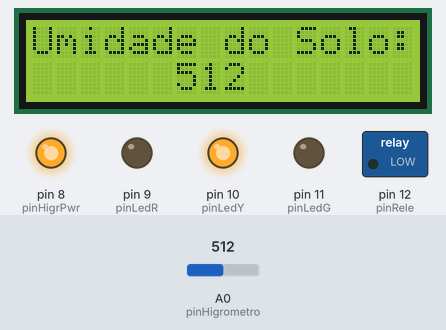
The sketch below on a simulated Arduino Uno, built with avr-gcc and run on an emulated ATmega328P. Parts: 16×2 character LCD, switched loads named in the sketch (green lamp = pin HIGH), output pins drawn as LEDs (lit = HIGH). The test bench sets the inputs (shaded band); at power-on: A0 (pinHigrometro) = 512.

Above: at 1.2 s.
1.3 s: A0 (pinHigrometro) set to 692
At 1.9 s:
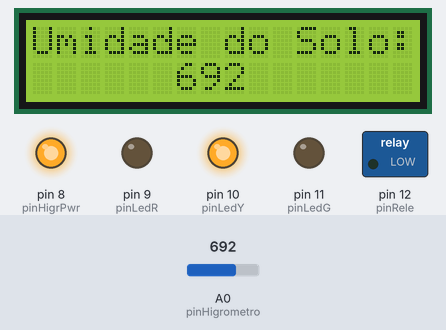
2.8 s: A0 (pinHigrometro) set to 708
At 3.7 s:
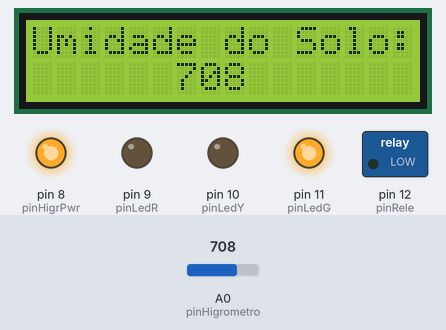
4.5 s: A0 (pinHigrometro) set to 290
At 5.7 s:
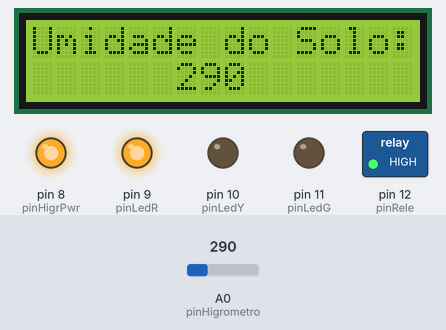
6.4 s: A0 (pinHigrometro) set to 308
At 7.8 s:
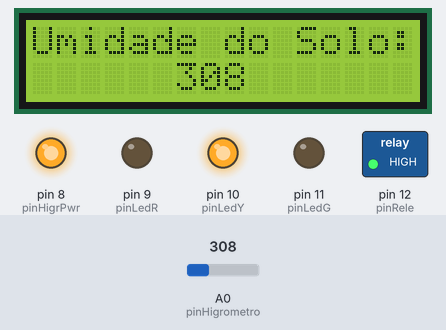
Timing chart, 0 to 9.2 s (numbered marks = the images above; inputs shaded):
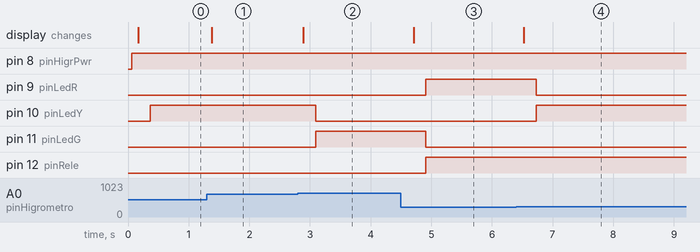

The sketch:

CODIGO_DA_ESTUFA.ino
```cpp
#include <LiquidCrystal.h>

LiquidCrystal lcd(7, 6, 5, 4, 3, 2);
int umidade = 0;
int pinHigrometro = A0;
int pinHigrPwr = 8;
int pinLedR = 9;
int pinLedY = 10;
int pinLedG = 11;
int pinRele = 12;
int leitura;

void setup(){
  lcd.begin(16,2);
  pinMode(pinHigrPwr, OUTPUT);
  pinMode(pinLedR, OUTPUT);
  pinMode(pinLedY, OUTPUT);
  pinMode(pinLedG, OUTPUT);
  pinMode(pinRele, OUTPUT);
  digitalWrite(pinLedR, LOW);
  digitalWrite(pinLedY, LOW);
  digitalWrite(pinLedG, LOW);
  digitalWrite(pinHigrPwr, LOW);
  digitalWrite(pinRele, LOW);
}

void loop(){
  leitura = lerUmidade();
  lcd.setCursor(0,0);
  lcd.print("Umidade do Solo:");
  lcd.setCursor(6,1);
  lcd.print(leitura);
  delay(200);

  if(leitura == 0){
  	lcd.setCursor(6,1);
    lcd.print("000");
  }
  if(leitura < 300){
    digitalWrite(pinRele, HIGH);
  	digitalWrite(pinLedR, HIGH);
    digitalWrite(pinLedY, LOW);
    digitalWrite(pinLedG, LOW);
  } else if(leitura >= 300 && leitura <= 700){
    digitalWrite(pinLedY, HIGH);
    digitalWrite(pinLedR, LOW);
    digitalWrite(pinLedG, LOW);
  } else if(leitura > 700){
    digitalWrite(pinRele, LOW);
    digitalWrite(pinLedG, HIGH);
    digitalWrite(pinLedR, LOW);
    digitalWrite(pinLedY, LOW);
  }
}

int lerUmidade(){
    digitalWrite(pinHigrPwr, HIGH);
    delay(100);
    umidade = analogRead(pinHigrometro);
    //digitalWrite(pinHigrPwr, LOW);
    return umidade;
}
```

Measured:
- the behaviour switches between 700 and 701 on A0 (pinHigrometro) (found by bisection; images 1 and 2)
- the behaviour switches between 299 and 300 on A0 (pinHigrometro) (found by bisection; images 3 and 4)
- after the input at 1.3 s, the display: changes after 0.08 s (image 1)
- after the input at 2.8 s, pin 10 (pinLedY): HIGH → LOW after 0.29 s; pin 11 (pinLedG): LOW → HIGH after 0.29 s; the display: changes after 0.09 s (image 2)
- after the input at 4.5 s, pin 9 (pinLedR), pin 12 (pinRele): LOW → HIGH after 0.41 s; pin 11 (pinLedG): HIGH → LOW after 0.41 s; the display: changes after 0.21 s (image 3)
- after the input at 6.4 s, pin 9 (pinLedR): HIGH → LOW after 0.33 s; pin 10 (pinLedY): LOW → HIGH after 0.33 s; the display: changes after 0.13 s (image 4)
